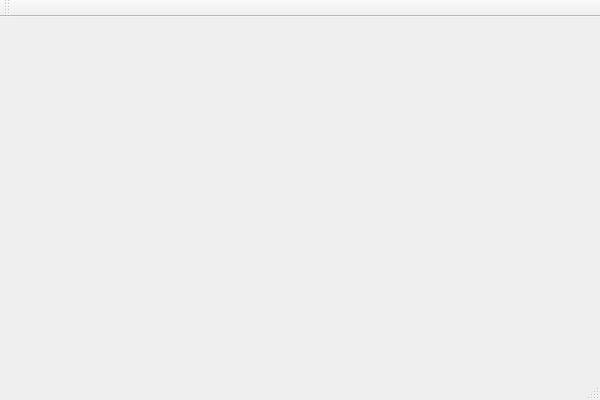
<?xml version="1.0" encoding="UTF-8"?>
<ui version="4.0">
 <class>WindowMCModCrafter</class>
 <widget class="QMainWindow" name="WindowMCModCrafter">
  <property name="geometry">
   <rect>
    <x>0</x>
    <y>0</y>
    <width>600</width>
    <height>400</height>
   </rect>
  </property>
  <property name="windowTitle">
   <string>MCModCrafter</string>
  </property>
  <widget class="QWidget" name="centralWidget"/>
  <widget class="QMenuBar" name="menuBar">
   <property name="geometry">
    <rect>
     <x>0</x>
     <y>0</y>
     <width>600</width>
     <height>22</height>
    </rect>
   </property>
  </widget>
  <widget class="QToolBar" name="mainToolBar">
   <attribute name="toolBarArea">
    <enum>TopToolBarArea</enum>
   </attribute>
   <attribute name="toolBarBreak">
    <bool>false</bool>
   </attribute>
  </widget>
  <widget class="QStatusBar" name="statusBar"/>
  <action name="actionEnable_Interactive_Interpreter">
   <property name="text">
    <string>Enable Interactive Interpreter</string>
   </property>
  </action>
 </widget>
 <layoutdefault spacing="6" margin="11"/>
 <resources>
  <include location="../res/MCModCrafter.qrc"/>
 </resources>
 <connections/>
</ui>
